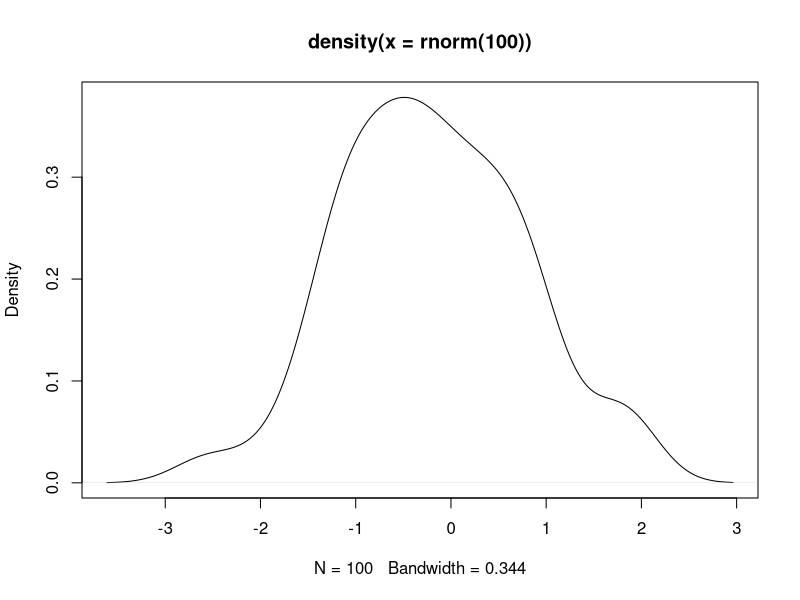
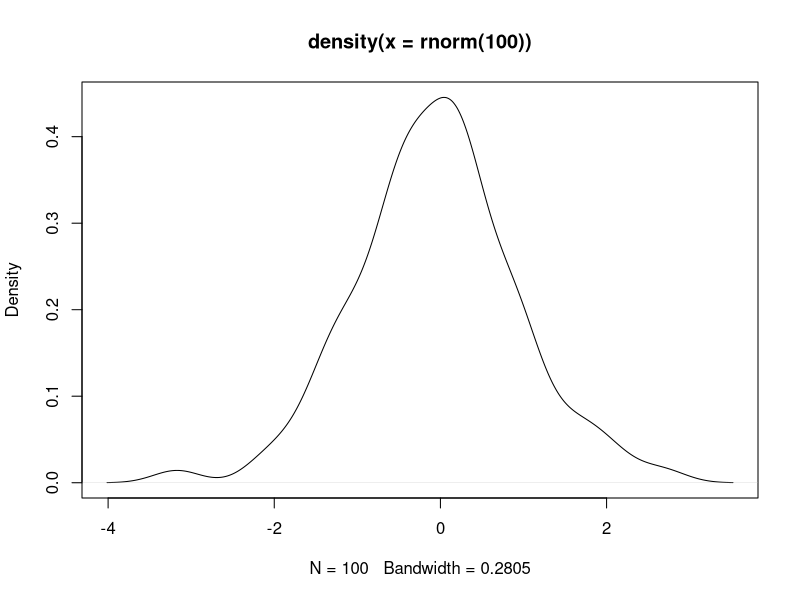
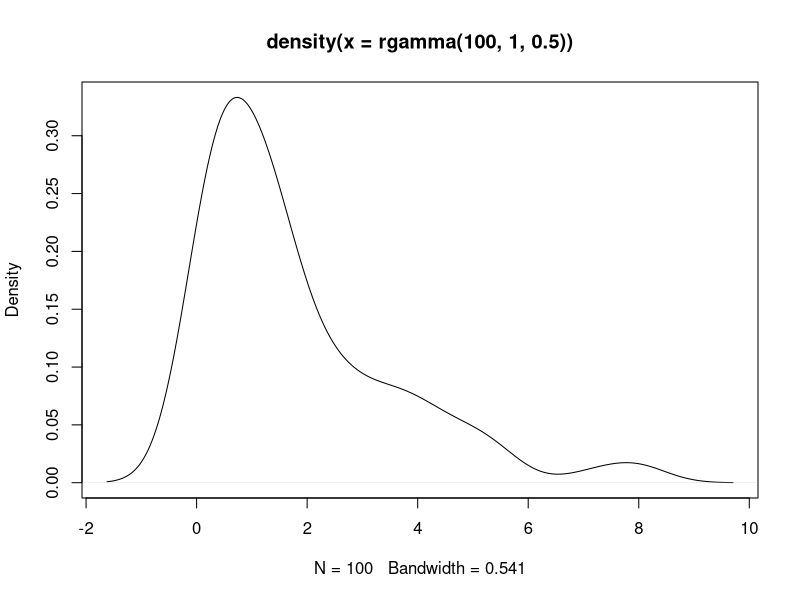

These charts were generated, in order, by the following R code:
################################
# Introduction to Distribution Functions
# Instructions: Fill in the blanks [?]
# Edited by Kyle Chan
################################

#In R, there is a set of built-in functions to calculate quantities in a particular Distribution. 
#In Bayesian statistics we usually work with exponential family distributions. Exponential family distributions
#tend to have a clearly defined conjugate form that can help us obtain the posterior probabilities easily (more on this in week 2!)

#Exponential family distribution is a collection of distributions that follow a generic canonical form.
#Examples include: the Normal Distribution, the Bernuolli Distribution, the Poisson Distribution, the Gamma Distribution, the Beta Distribution etc.

#non-expoentnial family distributions e.g. : the Cauchy Distribution (cool fact: the Cauchy has no known mean and variance values.)

################################################################################
#Exponential Family Functions in R
#in R, names of the distribution functions are in the following form:

#*[distribution name]()
#for example: dnorm(), pnorm(), rnorm(), qnorm().

#Example of distributions available:
#Normal Distribution - *norm()
#Poisson Distribution - *pois()
#Binomial Distribution -*binom()
#Exponential Distribution - *exp()
#Bernuolli Distribution - *bern() (from mc2d/ Rlab packages)
#Gamma Distribution - *gamma()
#Beta Distribution - *beta()


#d-series functions are density functions. In other words, this gives the output of a probability density function (pdf) of a particular distribution.
# e.g. dnorm(0,mean= 0, sd =1) gives the density (i.e. Pr[-inf <= X < inf]) given that X ~ N(0,1).

#[?] What is this quantity? Pr[X=-2] given that X~ N(0,1).
dnorm(-2,mean=0,sd=1) 
#Hint: Plot the following density
plot(density(rnorm(100)))
#Take a look at where -2 is.

#[?] Compute the density given X=1, given that X~Poisson(2).
dpois(1,lambda = 2)

#p-series functions give the "probability functions", i.e. Pr(X< value of your choice).
# e.g. pnorm() - gives the probability function of the normal distribution (need to specify q - the value of the random variable X in question.)

#[?] What is this quantity? Pr[X<=-2] given that X~ N(0,1). In the plot, that is the area under the curve given X<=-2
pnorm(-2, mean=0,sd=1)
#Hint: Plot the following density
plot(density(rnorm(100)))
#Take a look at where -2 is.

#pnorm has a parameter lower.tail=TRUE. This means that we are looking at Pr[X <= x]. If you set this to false, then you will obtain Pr[X>x].
#[?] What is this quantity? Pr[X>-2] given that X~ N(0,1). n the plot, that is the area under the curve given X>-2.
pnorm(-2, mean=0,sd=1, lower.tail=F)

#[?] S(t) is said to be the survival function given a random variable t. It is defined as the compliment of the cdf
#S(t) = 1- F(X <= t) = F(X> t). If t~ exp(lambda= 1), compute S(3).
pexp(3, 1, lower.tail=F)


#q-series functions give the "quantile function". This can be thought of as the inverse of the cumulative density function (cdf) or the inverse of the p-class functions.
#This is very useful for making inference.
# e.g.  - gives the 99th percentile of the normal distribution (default to mean = 0, sd = 1).

#[?] what is this quantity? 99th percentile of X ~ N(0,1).
qnorm(.99,  mean = 0, sd = 1)

#[?] Compute the 75th percentile of X ~ Poisson(Lambda = 1).
qpois(.75, lambda=1)

#r-series functions generate random quantities that follow a particular distribution.
# e.g. rnorm(100) - generates 100 random values that~N(0,1).

#[?] What does this code do? Generates a sample of 10 X, assuming X~ N(0,1).
rnorm(n=10, mean=0, sd=1)

#[?] Visualize the Gamma Function by generating 100 samples. Assume that X ~ (1, 0.5).
#Hint: use plot(density(X)) to visualize a distribution.

plot(density(rgamma(100, 1, 0.5)))
